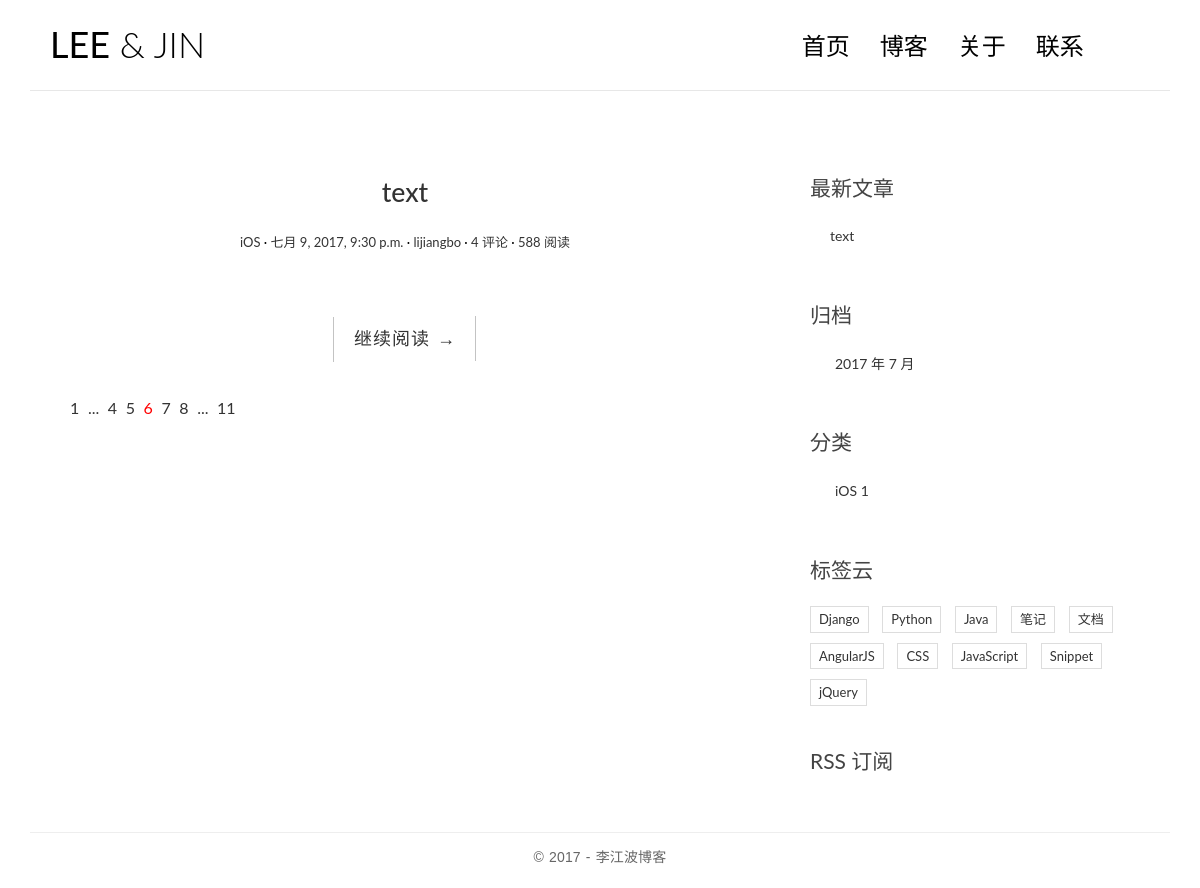
Before: / with the older database file.
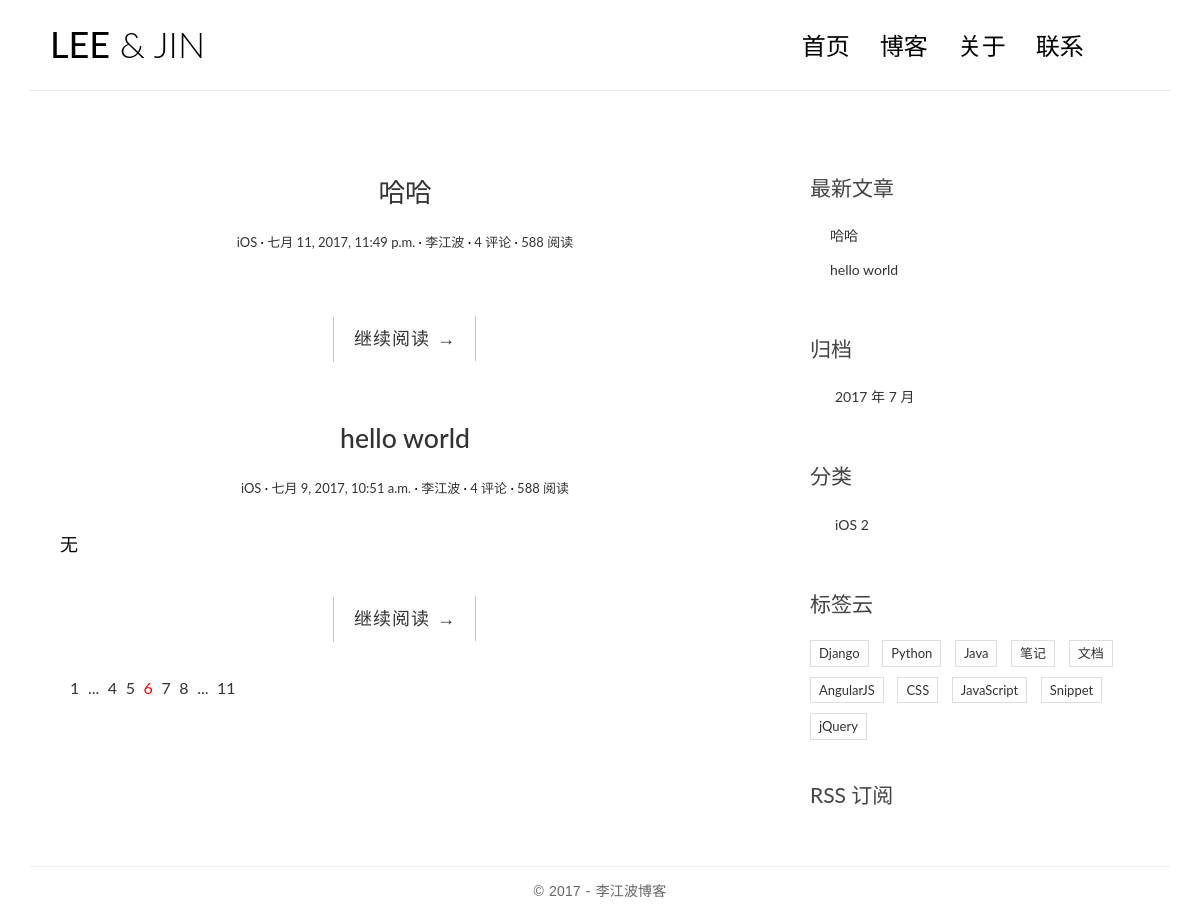
After: the same page with the newer database file.
### blog/models.py (models this page shows, shortened)
class Post(models.Model):
    title = models.CharField(max_length=70)
    body = models.TextField()
    created_time = models.DateTimeField() #创建时间
    modified_time = models.DateTimeField() #修改时间
    excerpt = models.CharField(max_length=200, blank=True)
    category = models.ForeignKey(Category) #一对多
    tags = models.ManyToManyField(Tag, blank=True) #多对多
    author = models.ForeignKey(User)
    def get_absolute_url(self):
        return reverse('blog:detail', kwargs={'pk': self.pk})

class Category(models.Model):
    name = models.CharField(max_length=100)

### blog/views.py (the view)
# urls.py: url(r'^$', views.index, name='index'),
def index(request):
    post_list = Post.objects.all().order_by('-created_time')
    paginator = Paginator(post_list, 10)
    page = request.GET.get('page')
    try:
        post_list = paginator.page(page)
    except PageNotAnInteger:
        post_list = paginator.page(1)
    except EmptyPage:
        post_list = paginator.page(paginator.num_pages)
    return render(request, 'blog/index.html', context={
        'post_list': post_list,
    })

### blog/templatetags/blog_tags.py (called while the page is built)
@register.simple_tag
def get_recent_posts(num=5):
    return Post.objects.all().order_by('-created_time')[:num]

@register.simple_tag
def archives():
    return Post.objects.dates('created_time', 'month', order='DESC')

@register.simple_tag
def get_categories():
    category_list = Category.objects.annotate(num_posts=Count('post'))
    return category_list

### templates/blog/index.html
{% extends 'base.html' %}
{% block main %}
    {% if error_msg %}
        <p>{{ error_msg }}</p>
    {% else %}
        {% for post in post_list %}
            <article class="post post-1">
                <header class="entry-header">
                    <h1 class="entry-title">
                        <a href="{{ post.get_absolute_url }}">{{ post.title }}</a>
                    </h1>
                    <div class="entry-meta">
                        <span class="post-category"><a href="#">{{ post.category.name }}</a></span>
                        <span class="post-date"><a href="#"><time class="entry-date"
                                                                  datetime="2012-11-09T23:15:57+00:00">{{ post.created_time }}</time></a></span>
                        <span class="post-author"><a href="#">{{ post.author }}</a></span>
                        <span class="comments-link"><a href="#">4 评论</a></span>
                        <span class="views-count"><a href="#">588 阅读</a></span>
                    </div>
                </header>
                <div class="entry-content clearfix">
                    <p>{{ post.excerpt }}</p>
                    <div class="read-more cl-effect-14">
                        <a href="{{ post.get_absolute_url }}" class="more-link">继续阅读 <span class="meta-nav">→</span></a>
                    </div>
                </div>
            </article>
        {% empty %}
            <div class="no-post">暂时还没有发布的文章</div>
        {% endfor %}
    {% endif %}
                <div class="pagination">
                    <ul>
                        <li><a href="">1</a></li>
                        <li><a href="">...</a></li>
                        <li><a href="">4</a></li>
                        <li><a href="">5</a></li>
                        <li class="current"><a href="">6</a></li>
                        <li><a href="">7</a></li>
                        <li><a href="">8</a></li>
                        <li><a href="">...</a></li>
                        <li><a href="">11</a></li>
                    </ul>
                </div>
{% endblock main%}

### templates/base.html (shortened to what this page needs)
{% load staticfiles %}
{% load blog_tags %}
<!DOCTYPE html>
<html>
<head>
    <link href="https://cdn.bootcss.com/bootstrap/3.3.7/css/bootstrap.min.css" rel="stylesheet">
    <link rel="stylesheet" href="http://code.ionicframework.com/ionicons/2.0.1/css/ionicons.min.css">
    <link rel="stylesheet" href="{% static 'blog/css/pace.css' %}">
    <link rel="stylesheet" href="{% static 'blog/css/custom.css' %}">
    <link rel="stylesheet" href="{% static 'blog/css/highlights/github.css' %}">
</head>
<body>
<div class="container">
    <header id="site-header">
        <div class="row">
            <div class="col-md-4 col-sm-5 col-xs-8">
                <div class="logo">
                    <h1><a href="{% url 'blog:index' %}"><b>LEE</b> &amp; JIN</a></h1>
                </div>
            </div>
            <div class="col-md-8 col-sm-7 col-xs-4">
                <nav class="main-nav" role="navigation">
                    <div class="collapse navbar-collapse" id="bs-example-navbar-collapse-1">
                        <ul class="nav navbar-nav navbar-right">
                            <li class="cl-effect-11"><a href="{% url 'blog:index' %}" data-hover="首页">首页</a></li>
                            <li class="cl-effect-11"><a href="full-width.html" data-hover="博客">博客</a></li>
                            <li class="cl-effect-11"><a href="about.html" data-hover="关于">关于</a></li>
                            <li class="cl-effect-11"><a href="contact.html" data-hover="联系">联系</a></li>
                        </ul>
                    </div>
                </nav>
            </div>
        </div>
    </header>
</div>
<div class="content-body">
    <div class="container">
        <div class="row">
            <main class="col-md-8">
                {% block main %}
                {% endblock main%}
            </main>
            <aside class="col-md-4">
                <div class="widget widget-recent-posts">
                    <h3 class="widget-title">最新文章</h3>
                    {% get_recent_posts as recent_post_list %}
                    <ul>
                        {% for post in recent_post_list %}
                        <li>
                            <a href="{{ post.get_absolute_url }}">{{ post.title }}</a>
                        </li>
                        {% empty %}
                            暂无文章！
                        {% endfor %}
                    </ul>
                </div>
                <div class="widget widget-archives">
                    <h3 class="widget-title">归档</h3>
                    {% archives as date_list %}
                    <ul>
                        {% for date in date_list %}
                            <li>
                                <a href="{% url 'blog:archives' date.year date.month %}">{{ date.year }} 年 {{ date.month }} 月</a>
                            </li>
                            {% empty %}
                            暂无归档！
                        {% endfor %}
                    </ul>
                </div>
                <div class="widget widget-category">
                    <h3 class="widget-title">分类</h3>
                    {% get_categories as category_list %}
                    <ul>
                        {% for category in category_list %}
                        <li>
                        <a href="{% url 'blog:category' category.pk %}">{{ category.name }} <span class="post-count">{{ category.num_posts }}</span></a>
                        </li>
                            {% empty %}
                            暂无分类！
                        {% endfor %}
                    </ul>
                </div>
                <div class="widget widget-tag-cloud">
                    <h3 class="widget-title">标签云</h3>
                    <ul>
                        <li>
                            <a href="#">Django</a>
                        </li>
                        <li>
                            <a href="#">Python</a>
                        </li>
                        <li>
                            <a href="#">Java</a>
                        </li>
                        <li>
                            <a href="#">笔记</a>
                        </li>
                        <li>
                            <a href="#">文档</a>
                        </li>
                        <li>
                            <a href="#">AngularJS</a>
                        </li>
                        <li>
                            <a href="#">CSS</a>
                        </li>
                        <li>
                            <a href="#">JavaScript</a>
                        </li>
                        <li>
                            <a href="#">Snippet</a>
                        </li>
                        <li>
                            <a href="#">jQuery</a>
                        </li>
                    </ul>
                </div>
                <div class="rss">
                    <a href=""> RSS 订阅</a>
                </div>
            </aside>
        </div>
    </div>
</div>
<footer id="site-footer">
    <div class="container">
        <div class="row">
            <div class="col-md-12">
                <p class="copyright">&copy 2017 - 李江波博客
                </p>
            </div>
        </div>
    </div>
</footer>
</body>
</html>

### blog/static/blog/css/custom.css (style rules this page uses)
* { outline: none; }
h1, h2, h3, h4, h5, h6 { margin-top: 0; }
b { font-weight: 400; }
a { color: #333; }
body { color: #444; font-family: 'Lato', sans-serif; }
p { font-family: 'Ubuntu', sans-serif; font-weight: 400; word-spacing: 1px; letter-spacing: 0.01em; }
#site-header { background-color: #FFF; padding: 25px 20px; margin-bottom: 40px; border-bottom: 1px solid #e7e7e7; }
.logo h1 a { color: #000; }
.logo h1 { margin: 0; font-family: 'Lato', sans-serif; font-weight: 300; }
.main-nav { margin-top: 11px; max-width: 95%; }
.main-nav a { color: #000000 !important; padding: 0 0 5px 0 !important; margin-right: 30px; font-family: 'Lato', sans-serif; font-weight: 300; font-size: 24px; }
.cl-effect-11 a { padding: 10px 0; color: #0972b4; text-shadow: none; }
.cl-effect-11 a::before { position: absolute; top: 0; left: 0; overflow: hidden; padding: 0 0 5px 0 !important; max-width: 0; border-bottom: 1px solid #000; color: #000; content: attr(data-hover); white-space: nowrap; -webkit-transition: max-width 0.5s; -moz-transition: max-width 0.5s; transition: max-width 0.5s; }
.content-body { padding-bottom: 4em; }
.post { background: #fff; padding: 30px 30px 0; }
.entry-title { text-align: center; font-size: 1.9em; margin-bottom: 20px; line-height: 1.6; padding: 10px 20px 0; }
.entry-meta { text-align: center; color: #DDDDDD; font-size: 13px; margin-bottom: 30px; }
.entry-content { font-size: 18px; line-height: 1.9; font-weight: 300; color: #000; }
.post-category::after, .post-date::after, .post-author::after, .comments-link::after { content: ' ·'; color: #000; }
.read-more { font-family: 'Ubuntu', sans-serif; font-weight: 400; word-spacing: 1px; letter-spacing: 0.01em; text-align: center; margin-top: 20px; }
.cl-effect-14 a { padding: 0 20px; height: 45px; line-height: 45px; position: relative; display: inline-block; margin: 15px 25px; letter-spacing: 1px; font-weight: 400; text-shadow: 0 0 1px rgba(255, 255, 255, 0.3); }
.cl-effect-14 a::before, .cl-effect-14 a::after { position: absolute; width: 45px; height: 1px; background: #C3C3C3; content: ''; -webkit-transition: all 0.3s; -moz-transition: all 0.3s; transition: all 0.3s; pointer-events: none; }
.cl-effect-14 a::before { top: 0; left: 0; -webkit-transform: rotate(90deg); -moz-transform: rotate(90deg); transform: rotate(90deg); -webkit-transform-origin: 0 0; -moz-transform-origin: 0 0; transform-origin: 0 0; }
.cl-effect-14 a::after { right: 0; bottom: 0; -webkit-transform: rotate(90deg); -moz-transform: rotate(90deg); transform: rotate(90deg); -webkit-transform-origin: 100% 0; -moz-transform-origin: 100% 0; transform-origin: 100% 0; }
.widget { background: #fff; padding: 30px 0 0; }
.widget-title { font-size: 1.5em; margin-bottom: 20px; line-height: 1.6; padding: 10px 0 0; font-weight: 400; }
.widget-recent-posts ul { padding: 0; margin: 0; padding-left: 20px; }
.widget-recent-posts ul li { list-style-type: none; position: relative; line-height: 170%; margin-bottom: 10px; }
.widget-recent-posts ul li::before { content: '\f3d3'; font-family: "Ionicons"; position: absolute; left: -17px; top: 3px; font-size: 16px; color: #000; }
.widget-archives ul { padding: 0; margin: 0; padding-left: 25px; }
.widget-archives ul li { list-style-type: none; position: relative; line-height: 170%; margin-bottom: 10px; }
.widget-archives ul li::before { content: '\f3f3'; font-family: "Ionicons"; position: absolute; left: -25px; top: 1px; font-size: 16px; color: #000; }
.widget-category ul { padding: 0; margin: 0; padding-left: 25px; }
.widget-category ul li { list-style-type: none; position: relative; line-height: 170%; margin-bottom: 10px; }
.widget-category ul li::before { content: '\f3fe'; font-family: "Ionicons"; position: absolute; left: -25px; top: 1px; font-size: 18px; color: #000; }
.widget-tag-cloud ul { padding: 0; margin: 0; margin-right: -10px; }
.widget-tag-cloud ul li { list-style-type: none; font-size: 13px; display: inline-block; margin-right: 10px; margin-bottom: 10px; padding: 3px 8px; border: 1px solid #ddd; }
.rss { font-size: 21px; margin-top: 30px; }
.rss a { color: #444; }
#site-footer { padding-top: 10px; padding: 0 0 1.5em 0; }
.copyright { text-align: center; padding-top: 1em; margin: 0; border-top: 1px solid #eee; color: #666; }
.pagination ul { list-style: none; }
.pagination ul li { display: inline-block; font-size: 16px; margin-right: 5px; }
.current a { color: red; }

Changed rows visible on the page:
removed Post: title "text", category.name "iOS", created_time "七月 9, 2017, 9:30 p.m.", author "lijiangbo"
added Post: title "哈哈", category.name "iOS", created_time "七月 11, 2017, 11:49 p.m.", author "李江波"
added Post: title "hello world", category.name "iOS", created_time "七月 9, 2017, 10:51 a.m.", author "李江波", excerpt "无"
computed for Category "iOS": num_posts "1" → "2"
